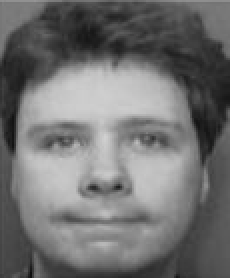
#> input picture images/a1.png, 115 x 139 px, found by its file name (shown 2 times larger)
$ python demo1.py
#> lines starting #> are read from the running program, lines starting #| are printed output that depends on the picture
# -*- coding: utf-8 -*-
# @Time    : 2023/3/29 下午10:51
# @Author  : lizheng
# @FileName: demo1.py.py
# @Software: PyCharm

import cv2

import numpy as np

images=[]

images.append(cv2.imread("a1.png",cv2.IMREAD_GRAYSCALE))

images.append(cv2.imread("a2.png",cv2.IMREAD_GRAYSCALE))
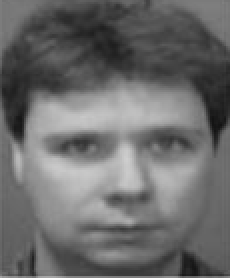
#> input picture images/a2.png, 115 x 139 px, found by its file name (shown 2 times larger)

images.append(cv2.imread("b1.png",cv2.IMREAD_GRAYSCALE))
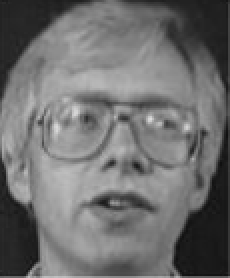
#> input picture images/b1.png, 115 x 139 px, found by its file name (shown 2 times larger)

images.append(cv2.imread("b2.png",cv2.IMREAD_GRAYSCALE))
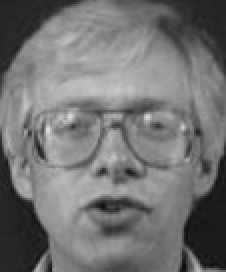
#> input picture images/b2.png, 113 x 136 px, found by its file name (shown 2 times larger)

labels=[0,0,1,1]

#print(labels)

recognizer=cv2.face.LBPHFaceRecognizer_create()
#> (the run stopped early here; a loop or call above may not have finished)
